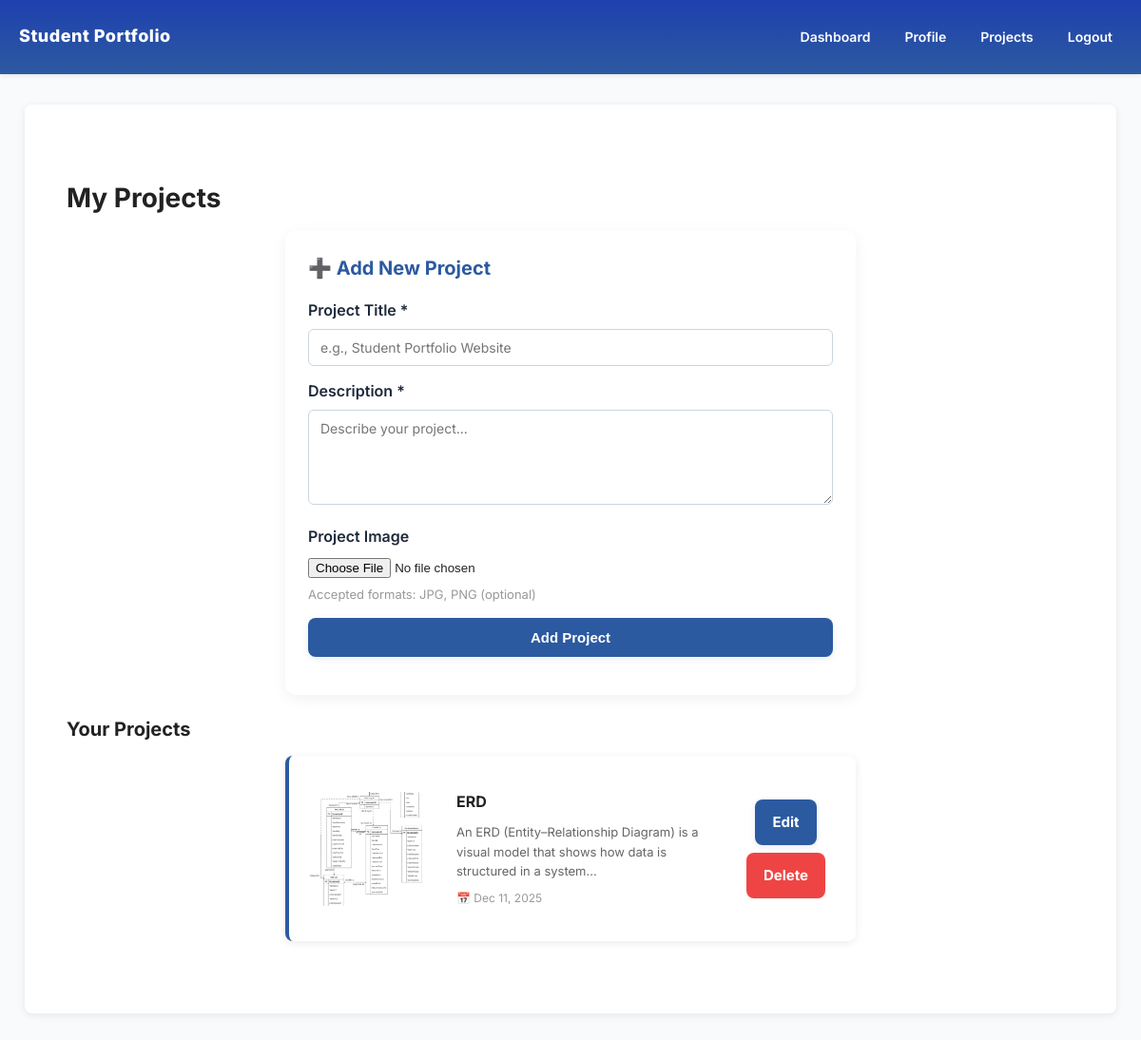
Page /projects (signed in) on the earlier database version.
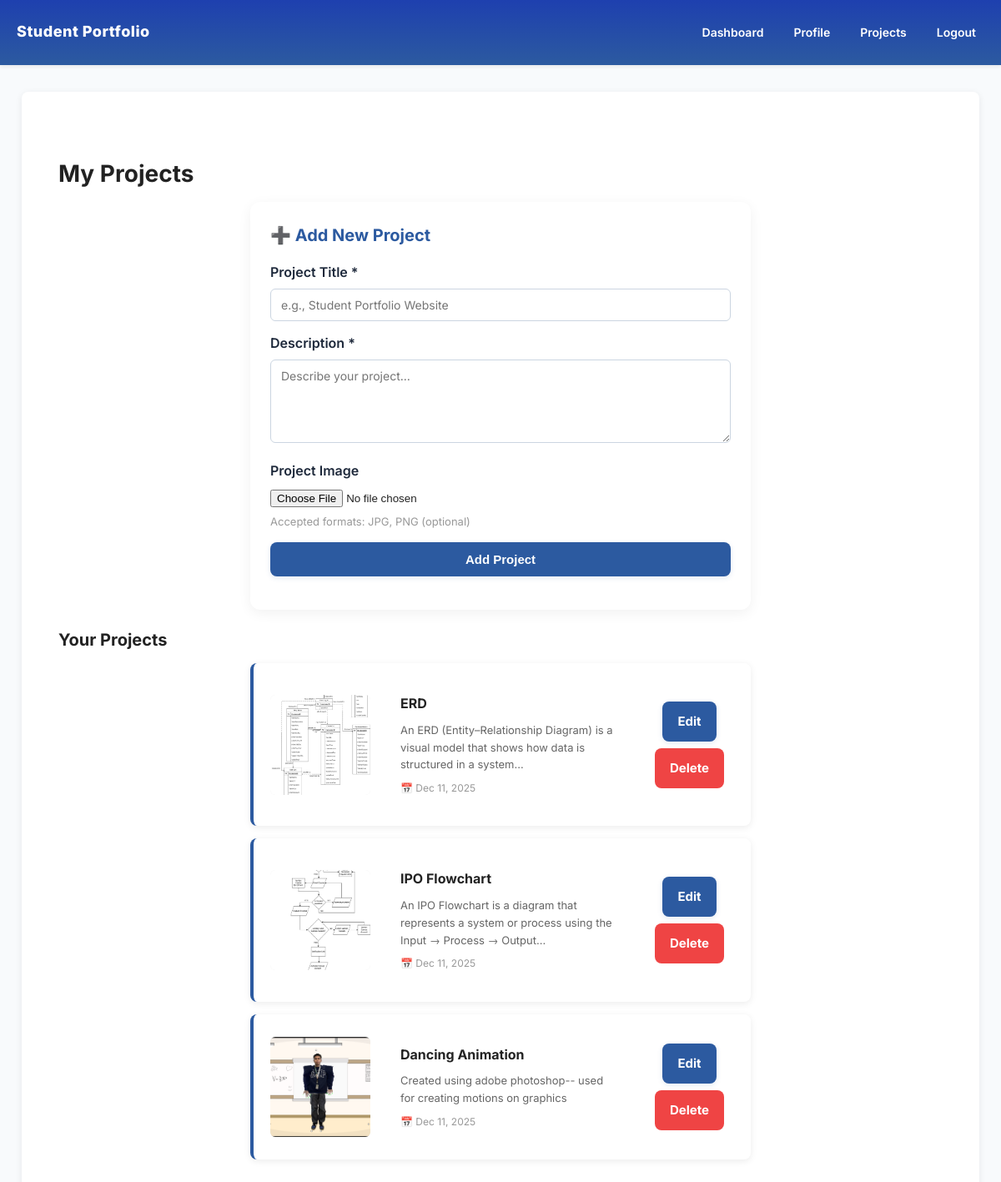
Same page on the later database version.
### app.py (models this page shows)
class Project(db.Model):
    id = db.Column(db.Integer, primary_key=True)
    title = db.Column(db.String(150), nullable=False)
    description = db.Column(db.Text)
    image_file = db.Column(db.String(255))
    date_posted = db.Column(db.DateTime, default=datetime.utcnow)
    user_id = db.Column(db.Integer, db.ForeignKey('user.id'))

### app.py (the view, shortened to what this page needs)
@app.route('/projects', methods=['GET', 'POST'])
@login_required
def projects():
    projects = Project.query.filter_by(user_id=current_user.id).all()
    return render_template('projects.html', projects=projects)

### app.py (called while the page is built)
@login_manager.user_loader
def load_user(user_id):
    return User.query.get(int(user_id))

### templates/projects.html (shortened to what this page needs)
{% extends "layout.html" %}
{% block content %}
<div class="container">
  <h2 class="page-title">My Projects</h2>
  <div class="narrow-md" style="margin:0 auto;">
    <div class="card" style="margin-bottom:20px;">
    <h3 style="margin-top:0; margin-bottom:12px; color:var(--primary-color);">➕ Add New Project</h3>
    <form method="POST" enctype="multipart/form-data">
      <div class="form-group">
        <label for="title">Project Title *</label>
        <input type="text" id="title" name="title" placeholder="e.g., Student Portfolio Website" required />
      </div>
      <div class="form-group">
        <label for="description">Description *</label>
        <textarea id="description" name="description" placeholder="Describe your project..." required></textarea>
      </div>
      <div class="form-group">
        <label for="image">Project Image</label>
        <input type="file" id="image" name="image" accept="image/*" />
        <p class="text-muted small" style="margin-top:6px;">Accepted formats: JPG, PNG (optional)</p>
      </div>
      <button type="submit" class="btn btn-primary" style="width:100%">Add Project</button>
    </form>
    </div>
  </div>
  <h3 style="margin-bottom:12px;">Your Projects</h3>
  {% if projects %}
  <div class="narrow-md" style="margin:0 auto;">
  <div style="display:flex; flex-direction:column; gap:15px;">
    {% for p in projects %}
    <div class="list-card">
      <div class="project-thumbnail">
        {% if p.image_file %}
        <img src="{{ url_for('static', filename='uploads/' + p.image_file) }}" alt="{{ p.title }}" style="width:100%; height:100%; object-fit:cover;" />
        {% else %}
        <div class="no-image">No Image</div>
        {% endif %}
      </div>
      <div class="project-body">
        <h4 style="margin:0 0 8px 0;">{{ p.title }}</h4>
        <p class="muted small" style="margin:0 0 8px 0;">{{ (p.description or '')[:100] }}{% if p.description and p.description|length > 100 %}...{% endif %}</p>
        <p class="text-muted" style="font-size:12px; margin:0;">📅 {{ p.date_posted.strftime('%b %d, %Y') }}</p>
      </div>
      <div class="project-actions">
        <a href="{{ url_for('edit_project', id=p.id) }}" class="btn btn-primary">Edit</a>
        <a href="{{ url_for('delete_project', id=p.id) }}" onclick="return confirm('Delete this project?')" class="btn btn-danger">Delete</a>
      </div>
    </div>
    {% endfor %}
  </div>
  </div>
  {% else %}
  <div class="card text-center">
    <p class="text-muted" style="margin:0;">No projects yet. Create your first project above! 🚀</p>
  </div>
  {% endif %}
</div>
{% endblock %}

### templates/layout.html (shortened to what this page needs)
<!DOCTYPE html>
<html lang="en">
  <head>
    <link
      rel="stylesheet"
      href="{{ url_for('static', filename='site.css') }}"
    />
  </head>
  <body>
    <header class="navbar">
      <div class="navbar-container">
        <a href="{{ url_for('home') }}" class="navbar-logo"
          >Student Portfolio</a
        >
        <nav>
          <ul class="navbar-menu">
            {% if current_user.is_authenticated %}
            <li><a href="{{ url_for('dashboard') }}">Dashboard</a></li>
            <li><a href="{{ url_for('profile') }}">Profile</a></li>
            <li><a href="{{ url_for('projects') }}">Projects</a></li>
            <li><a href="{{ url_for('logout') }}">Logout</a></li>
            {% else %}
            <li><a href="{{ url_for('login') }}">Login</a></li>
            <li><a href="{{ url_for('register') }}">Register</a></li>
            {% endif %}
          </ul>
        </nav>
      </div>
    </header>
    <div class="content">{% block content %}{% endblock %}</div>
  </body>
</html>

### static/site.css (style rules this page uses)
:root { --font-sans: "Inter", "Segoe UI", Roboto, "Helvetica Neue", Arial, sans-serif; --base-font-size: 16px; --base-line-height: 1.6; --space-1: 4px; --space-2: 8px; --space-3: 12px; --space-4: 16px; --space-5: 24px; --radius: 8px; --primary-color: #2c5aa0; --accent-color: #0ea5e9; --accent-dark: #0284c7; --muted: #64748b; --background: #f8fafc; --white: #ffffff; --card-shadow: 0 2px 8px rgba(15,23,42,0.08); --gradient-navbar: linear-gradient(180deg, #1e40af 0%, #2c5aa0 100%); }
body { font-family: var(--font-sans); font-size: var(--base-font-size); line-height: var(--base-line-height); color: #222; background-color: var(--background); margin: 0; padding: 0; -webkit-font-smoothing: antialiased; -moz-osx-font-smoothing: grayscale; }
a { text-decoration: none; color: inherit }
h1, h2, h3, h4, h5, h6 { color: #222; margin-top: 0; font-weight: 700 }
h2 { font-size: 26px; margin-bottom: 10px }
h3 { font-size: 20px; margin-bottom: 8px }
.btn { padding: 12px 18px; border-radius: 8px; font-weight: 700; cursor: pointer; transition: transform 0.12s ease, box-shadow 0.12s ease; border: none; font-size: 15px; display: inline-block; }
.btn-primary { background-color: var(--primary-color); color: var(--white); box-shadow: 0 2px 6px rgba(44,90,160,0.12) }
.btn-danger { background-color: #ef4444; color: var(--white) }
.narrow-md { max-width: 600px; margin: 0 auto }
.container { max-width: 1100px; margin: 32px auto; padding: 20px }
.navbar { background: var(--gradient-navbar); position: sticky; top: 0; width: 100%; z-index: 1000; box-shadow: 0 2px 4px rgba(15,23,42,0.08) }
.navbar-container { display:flex; justify-content:space-between; align-items:center; padding:10px 20px }
.navbar-logo { font-size:18px; font-weight:800; color:var(--white); letter-spacing:0.5px }
.navbar-menu { list-style:none; display:flex; gap:16px }
.navbar-menu li a { color:var(--white); font-size:14px; font-weight:600; padding:6px 10px; border-radius:6px }
.content { max-width: 1100px; margin: 32px auto; padding: 24px; background: var(--white); border-radius: 8px; box-shadow: var(--card-shadow) }
form { margin:16px 0; max-width:600px }
.form-group { margin-bottom:14px }
label { display:block; margin-bottom:6px; font-weight:600; color:#1e293b }
input[type="text"], input[type="email"], input[type="password"], input[type="url"], textarea, select { width:100%; padding:10px 12px; border:1px solid #cbd5e1; border-radius:6px; font-family:inherit; font-size:14px; transition: border-color .12s ease, box-shadow .12s ease; box-sizing:border-box; background:var(--white) }
textarea { resize:vertical; min-height:100px }
.text-muted { color: #999; }
.muted { color: #666; }
.small { font-size: 13px; }
.page-title { font-size: 28px; margin-bottom: 12px; color: var(--dark-text); }
.card { background: var(--white); padding: 24px; border-radius: 12px; box-shadow: 0 4px 16px rgba(0,0,0,0.06); }
.project-thumbnail { width: 120px; height: 120px; flex-shrink: 0; background-color: #f0f0f0; display: flex; align-items: center; justify-content: center; overflow: hidden; border-radius: 6px; }
.project-body { flex: 1; padding: 16px; }
.project-actions { display: flex; flex-direction: column; gap: 8px; padding: 12px; align-items: center; justify-content: center; }
.list-card { display: flex; gap: 20px; align-items: center; padding: 20px; border-radius: 8px; background: var(--white); box-shadow: 0 2px 8px rgba(0,0,0,0.08); transition: transform var(--transition), box-shadow var(--transition); border-left: 4px solid var(--primary-color); }

Differences in the rows shown:
added Project: image_file (picture), title "IPO Flowchart", description "An IPO Flowchart is a diagram that represents a system or process using the Input → Process → Output", date_posted "Dec 11, 2025"
added Project: image_file (picture), title "Dancing Animation", description "Created using adobe photoshop-- used for creating motions on graphics", date_posted "Dec 11, 2025"
